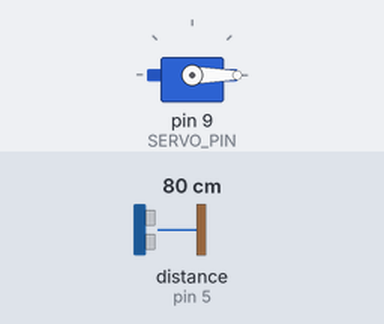
A sketch run on a simulated Arduino Uno, built with avr-gcc and run on an emulated ATmega328P. Shown: servo. Wiring (inferred from the names in the program): ultrasonic range finder: trigger pin 6; echo pin 5. The test bench sets the inputs (shaded band); at power-on: distance to the obstacle (sensor on pin 5) 80 cm. The echo pulse lasts 58.3 µs per cm; what the sketch prints to the serial monitor is not drawn.

Above: at 2.3 s.
2.4 s: distance to the obstacle (sensor on pin 5) set to 2 cm
7.4 s: distance to the obstacle (sensor on pin 5) set to 35 cm
12.4 s: distance to the obstacle (sensor on pin 5) set to 4 cm
Timing chart, 0 to 23.4 s (numbered marks = the images above; inputs shaded):
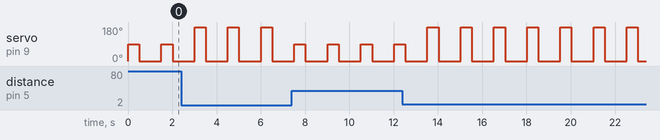

The sketch:

Servo_SieuAm.ino
```cpp
#include <Servo.h>

// ===== HC-SR04 =====
#define TRIG_PIN 6
#define ECHO_PIN 5
#define DIST_THRESHOLD 20   // cm

// ===== SERVO =====
#define SERVO_PIN 9
Servo myservo;

void setup() {
  Serial.begin(9600);

  pinMode(TRIG_PIN, OUTPUT);
  pinMode(ECHO_PIN, INPUT);

  myservo.attach(SERVO_PIN);
  myservo.write(0);

  Serial.println("HC-SR04 + Servo san sang...");
}

void loop() {
  long duration;
  int distance;

  // Phat xung sieu am
  digitalWrite(TRIG_PIN, LOW);
  delayMicroseconds(2);
  digitalWrite(TRIG_PIN, HIGH);
  delayMicroseconds(10);
  digitalWrite(TRIG_PIN, LOW);

  // Doc tin hieu phan xa (timeout 30ms ~ 5m)
  duration = pulseIn(ECHO_PIN, HIGH, 30000);

  if (duration == 0) {
    Serial.println("Khong co tin hieu!");
    return;
  }

  distance = duration * 0.034 / 2;

  Serial.print("Khoang cach: ");
  Serial.print(distance);
  Serial.println(" cm");

  if (distance < DIST_THRESHOLD) {
    Serial.println("Vat gan -> Servo 180");
    myservo.write(180);
    delay(500);
    myservo.write(0);
    delay(500);
  } else {
    Serial.println("Vat xa -> Servo 90");
    myservo.write(90);
    delay(500);
    myservo.write(0);
    delay(500);
  }

  delay(500);
}
```

Measured:
- by itself, servo on pin 9 (SERVO_PIN): alternates 180° for 0.50 s and 0° for 1.0 s
